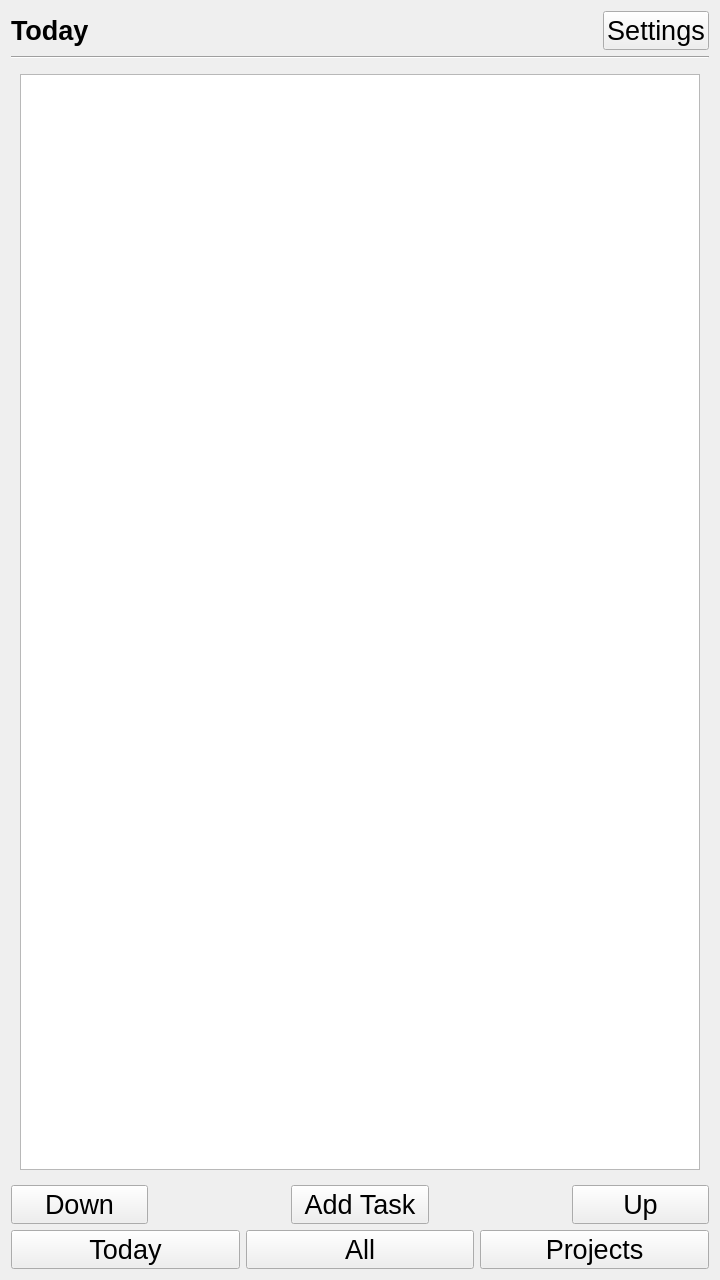
<?xml version="1.0" encoding="UTF-8"?>
<ui version="4.0">
 <class>Base</class>
 <widget class="QWidget" name="Base">
  <property name="geometry">
   <rect>
    <x>0</x>
    <y>0</y>
    <width>720</width>
    <height>1280</height>
   </rect>
  </property>
  <property name="font">
   <font>
    <pointsize>20</pointsize>
   </font>
  </property>
  <property name="windowTitle">
   <string>Base</string>
  </property>
  <layout class="QGridLayout" name="gridLayout">
   <item row="0" column="0">
    <layout class="QHBoxLayout" name="horizontalLayout_2">
     <item>
      <widget class="QLabel" name="currPageLabel">
       <property name="font">
        <font>
         <pointsize>20</pointsize>
         <italic>false</italic>
         <bold>true</bold>
        </font>
       </property>
       <property name="text">
        <string>Today</string>
       </property>
      </widget>
     </item>
     <item>
      <spacer name="horizontalSpacer">
       <property name="orientation">
        <enum>Qt::Horizontal</enum>
       </property>
       <property name="sizeHint" stdset="0">
        <size>
         <width>40</width>
         <height>20</height>
        </size>
       </property>
      </spacer>
     </item>
     <item>
      <widget class="QPushButton" name="settingsButton">
       <property name="sizePolicy">
        <sizepolicy hsizetype="Minimum" vsizetype="Fixed">
         <horstretch>0</horstretch>
         <verstretch>0</verstretch>
        </sizepolicy>
       </property>
       <property name="text">
        <string>Settings</string>
       </property>
      </widget>
     </item>
    </layout>
   </item>
   <item row="1" column="0">
    <widget class="Line" name="line">
     <property name="font">
      <font>
       <pointsize>20</pointsize>
       <bold>true</bold>
      </font>
     </property>
     <property name="orientation">
      <enum>Qt::Horizontal</enum>
     </property>
    </widget>
   </item>
   <item row="2" column="0">
    <widget class="QStackedWidget" name="stackedWidget">
     <widget class="QWidget" name="todayWidget">
      <layout class="QVBoxLayout" name="verticalLayout_3">
       <item>
        <widget class="QListWidget" name="todayListWidget">
         <property name="sizePolicy">
          <sizepolicy hsizetype="Expanding" vsizetype="Expanding">
           <horstretch>1</horstretch>
           <verstretch>0</verstretch>
          </sizepolicy>
         </property>
        </widget>
       </item>
      </layout>
     </widget>
     <widget class="QWidget" name="projectsWidget">
      <layout class="QVBoxLayout" name="verticalLayout_4">
       <item>
        <widget class="QPushButton" name="addProjectButton">
         <property name="text">
          <string>Add Project</string>
         </property>
        </widget>
       </item>
       <item>
        <widget class="QListWidget" name="projectsListWidget"/>
       </item>
      </layout>
     </widget>
     <widget class="QWidget" name="allTasksWidget">
      <layout class="QVBoxLayout" name="verticalLayout">
       <item>
        <widget class="QListWidget" name="allTasksListWidget"/>
       </item>
      </layout>
     </widget>
    </widget>
   </item>
   <item row="3" column="0">
    <layout class="QHBoxLayout" name="horizontalLayout_3">
     <item>
      <widget class="QPushButton" name="downButton">
       <property name="sizePolicy">
        <sizepolicy hsizetype="Expanding" vsizetype="Fixed">
         <horstretch>0</horstretch>
         <verstretch>0</verstretch>
        </sizepolicy>
       </property>
       <property name="text">
        <string>Down</string>
       </property>
      </widget>
     </item>
     <item>
      <spacer name="horizontalSpacer_2">
       <property name="orientation">
        <enum>Qt::Horizontal</enum>
       </property>
       <property name="sizeHint" stdset="0">
        <size>
         <width>40</width>
         <height>20</height>
        </size>
       </property>
      </spacer>
     </item>
     <item>
      <widget class="QPushButton" name="pushButton">
       <property name="sizePolicy">
        <sizepolicy hsizetype="Expanding" vsizetype="Fixed">
         <horstretch>0</horstretch>
         <verstretch>0</verstretch>
        </sizepolicy>
       </property>
       <property name="font">
        <font>
         <pointsize>20</pointsize>
        </font>
       </property>
       <property name="text">
        <string>Add Task</string>
       </property>
      </widget>
     </item>
     <item>
      <spacer name="horizontalSpacer_3">
       <property name="orientation">
        <enum>Qt::Horizontal</enum>
       </property>
       <property name="sizeHint" stdset="0">
        <size>
         <width>40</width>
         <height>20</height>
        </size>
       </property>
      </spacer>
     </item>
     <item>
      <widget class="QPushButton" name="upButton">
       <property name="sizePolicy">
        <sizepolicy hsizetype="Expanding" vsizetype="Fixed">
         <horstretch>0</horstretch>
         <verstretch>0</verstretch>
        </sizepolicy>
       </property>
       <property name="text">
        <string>Up</string>
       </property>
      </widget>
     </item>
    </layout>
   </item>
   <item row="4" column="0">
    <layout class="QHBoxLayout" name="horizontalLayout">
     <item>
      <widget class="QPushButton" name="todayButton">
       <property name="font">
        <font>
         <pointsize>20</pointsize>
        </font>
       </property>
       <property name="text">
        <string>Today</string>
       </property>
      </widget>
     </item>
     <item>
      <widget class="QPushButton" name="allButton">
       <property name="sizePolicy">
        <sizepolicy hsizetype="Minimum" vsizetype="Fixed">
         <horstretch>0</horstretch>
         <verstretch>0</verstretch>
        </sizepolicy>
       </property>
       <property name="font">
        <font>
         <pointsize>20</pointsize>
        </font>
       </property>
       <property name="text">
        <string>All</string>
       </property>
      </widget>
     </item>
     <item>
      <widget class="QPushButton" name="projectsButton">
       <property name="font">
        <font>
         <pointsize>20</pointsize>
        </font>
       </property>
       <property name="text">
        <string>Projects</string>
       </property>
      </widget>
     </item>
    </layout>
   </item>
  </layout>
 </widget>
 <resources/>
 <connections/>
</ui>
